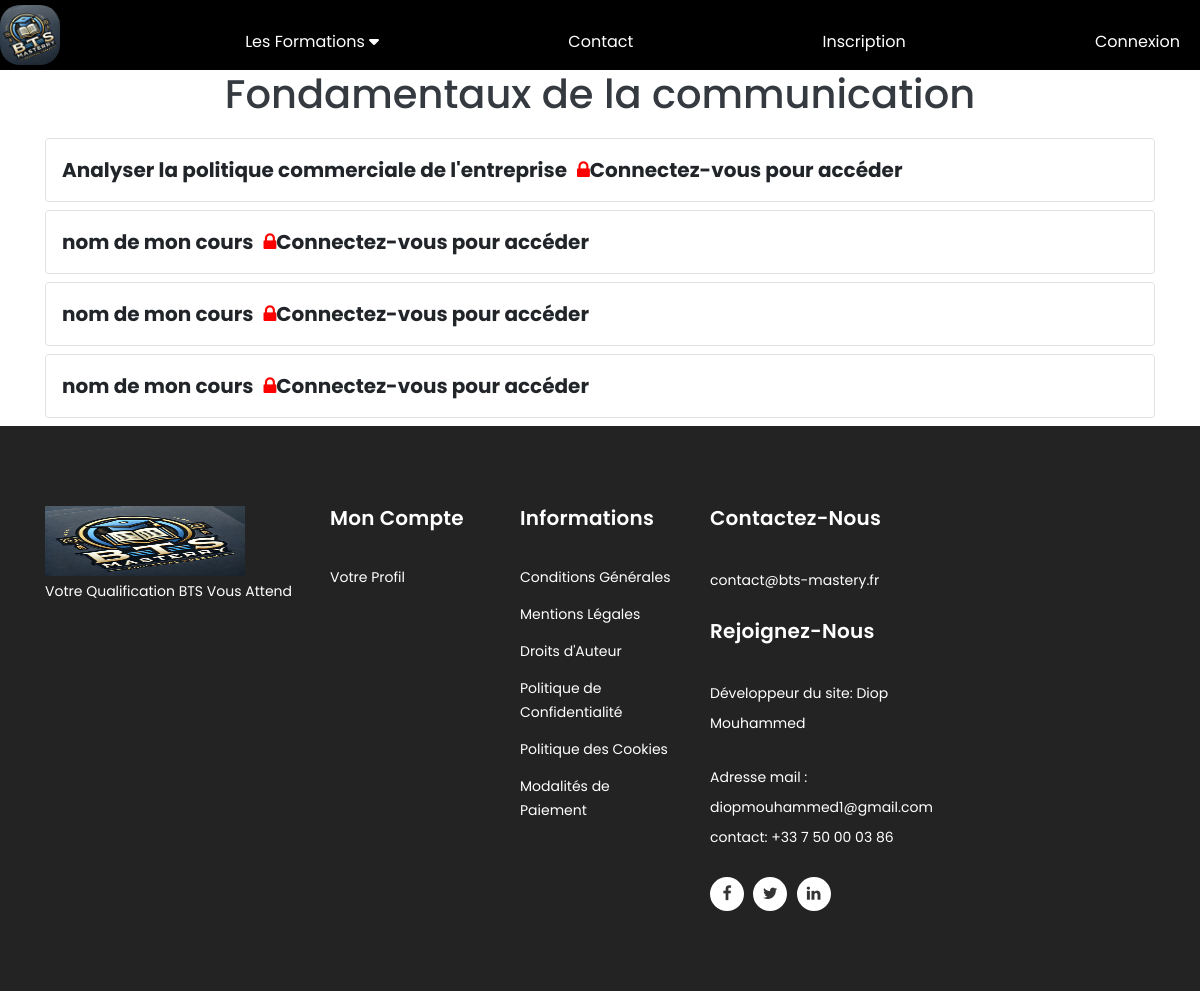
/partie_cours.php?id=4, run on the app's committed database.
### tables this page shows
CREATE TABLE `sections` (
  `id` int(11) NOT NULL,
  `subcat_id` int(11) DEFAULT NULL,
  `section_name` varchar(255) NOT NULL,
  `section_description` text DEFAULT NULL
);

CREATE TABLE `cours` (
  `id` int(11) NOT NULL,
  `subject_id` int(11) NOT NULL,
  `name` varchar(80) NOT NULL,
  `Description` varchar(4000) NOT NULL,
  `section_id` int(11) DEFAULT NULL
);

### partie_cours.php (the view, shortened to what this page needs)
<?php
require "includes/header.php";
try {
    $bdd = new PDO('mysql:host=localhost;dbname=bts_express', 'root', '');
    $bdd->setAttribute(PDO::ATTR_ERRMODE, PDO::ERRMODE_EXCEPTION);
} catch (PDOException $e) {
    die("Erreur de connexion : " . $e->getMessage());
}
if (isset($_GET['id'])) {
    $section_id = $_GET['id'];
    $section_sql = "SELECT * FROM sections WHERE id = :section_id";
    $stmt = $bdd->prepare($section_sql);
    $stmt->bindParam(':section_id', $section_id);
    $stmt->execute();
    $section = $stmt->fetch(PDO::FETCH_ASSOC);
    if ($section) {
        $cours_sql = "SELECT * FROM cours WHERE section_id = :section_id";
        $stmt_cours = $bdd->prepare($cours_sql);
        $stmt_cours->bindParam(':section_id', $section_id);
        $stmt_cours->execute();
        $cours = $stmt_cours->fetchAll(PDO::FETCH_ASSOC);
        ?>
        <!DOCTYPE html>
        <html lang="fr">
        <head>
            <link rel="stylesheet" href="assets/css/bootstrap.min.css">
            <link rel="stylesheet" href="assets/css/custom.css">
        </head>
        <body>
            <div class="container">
                <h1 class="section-title"><?php echo htmlspecialchars($section['section_name']); ?></h1>
                <?php
                if (count($cours) > 0) {
                    echo '<ul class="course-list">';
                    foreach ($cours as $key => $cour) {
                        echo '<li class="course-item">';
                        echo '<div class="course-title">' . htmlspecialchars($cour['name']);
                        if (!isset($_SESSION['user_email'])) {
                            echo ' <i class="fa fa-lock"></i>';
                            echo ' <span>Connectez-vous pour accéder</span>';
                        }
                        echo '</li>';
                    }
                    echo '</ul>';
                } else {
                    echo '<p>Aucun cours disponible pour cette section.</p>';
                }
                ?>
            </div>
        </body>
        </html>
        <?php
    } else {
        echo "Section non trouvée.";
    }
} else {
    echo "Aucun ID de section spécifié.";
}
require "includes/footer.php";
?>

### assets/css/templatemo-finance-business.css (style rules this page uses)
body { font-family: 'Poppins', sans-serif; overflow-x: hidden; text-rendering: optimizeLegibility; -webkit-font-smoothing: antialiased; -moz-osx-font-smoothing: grayscale; }
ul { padding: 0; margin: 0; list-style: none; }
h1,h2,h3,h4,h5,h6 { margin: 0px; }
*, *:before, *:after { -webkit-box-sizing: border-box; box-sizing: border-box; -webkit-font-smoothing: antialiased; -moz-osx-font-smoothing: grayscale; }

### partie_cours.php (style rules this page uses)
.section-title { color: #343a40; margin-bottom: 20px; text-align: center; }
.course-list { list-style-type: none; padding: 0; }
.course-item { background-color: #fff; border: 1px solid #dee2e6; border-radius: 0.25rem; margin-bottom: 0.5rem; padding: 1rem; display: flex; align-items: center; justify-content: space-between; }
.course-title { font-size: 1.25rem; font-weight: bold; display: flex; align-items: center; }
.course-title i { margin-left: 10px; color: red; }

### data on the page
sections: section_name "Fondamentaux de la communication"
cours: name "Analyser la politique commerciale de l'entreprise"
cours: name "nom de mon cours"
cours: name "nom de mon cours"
cours: name "nom de mon cours"
